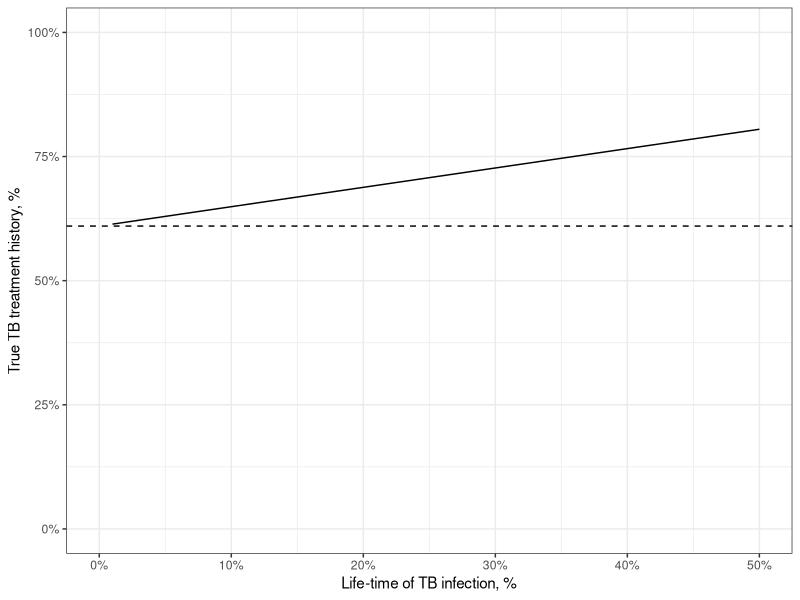
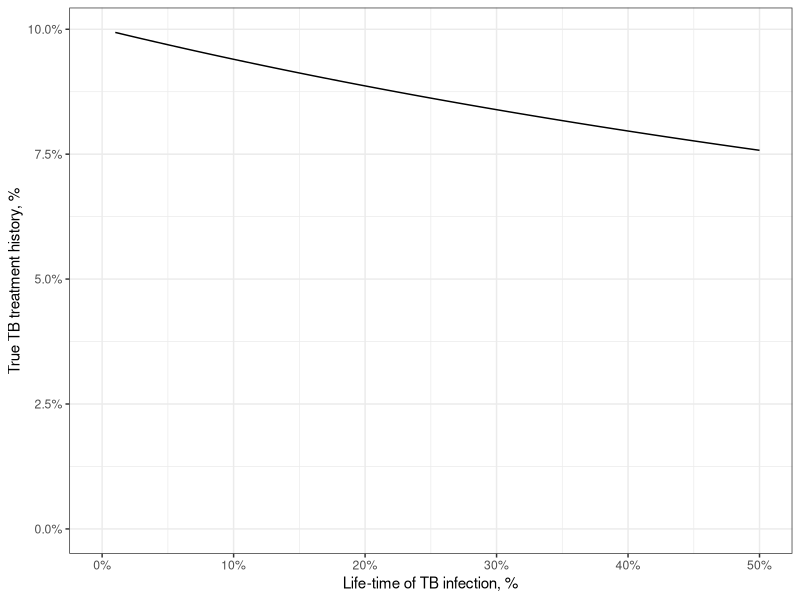

Generate these figures, in order, with R:
library(deSolve)
library(tidyverse)

theme_set(theme_bw())


model <- function(t, y, pars) {
  with(as.list(c(y, pars)), {
    r  <- beta / (1 - risk) * risk / ppv
    
    dy <- c(
      beta * (xf + xt) - r * xn,
      (1 - ppv) * r * xn - ppv * r * xf - beta * xf,
           ppv  * r * xn + ppv * r * xf - beta * xt
    )
    
    return(list(dy, c(Prop = xt / (xt + xf))))
  })
}


p <- c(beta=0.02, r=0.001, ppv=0.61)



fn <- function(risk) {
  ys <- ode(c(xn = 1, xf = 0, xt = 0), seq(0, 1000, 0.5), model, c(beta=1 / 70, risk=risk, ppv=0.61))
  ys[nrow(ys), "Prop"]
}


x <- seq(0.01, 0.5, 0.01)
prs <- sapply(x, fn)



res <- tibble(
  ltr = x,
  prop = prs,
  ppv = p['ppv'],
  prtreated = 0.1 * p['ppv'] / prs
) 

res %>% 
  ggplot() + 
  geom_line(aes(x = ltr, y = prop)) +
  geom_hline(yintercept = 0.61, linetype = 2) +
  scale_x_continuous("Life-time of TB infection, %", labels = scales::percent) +
  scale_y_continuous("True TB treatment history, %", labels = scales::percent) +
  expand_limits(x= 0, y = c(0, 1))


res %>% 
  ggplot() + 
  geom_line(aes(x = ltr, y = prtreated)) +
  scale_x_continuous("Life-time of TB infection, %", labels = scales::percent) +
  scale_y_continuous("True TB treatment history, %", labels = scales::percent) +
  expand_limits(x= 0, y = 0)
